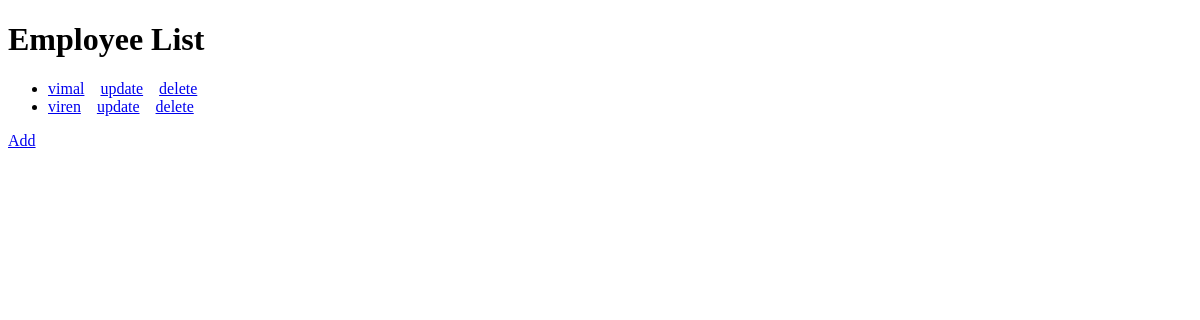
The app's page /employee/list/, older data.
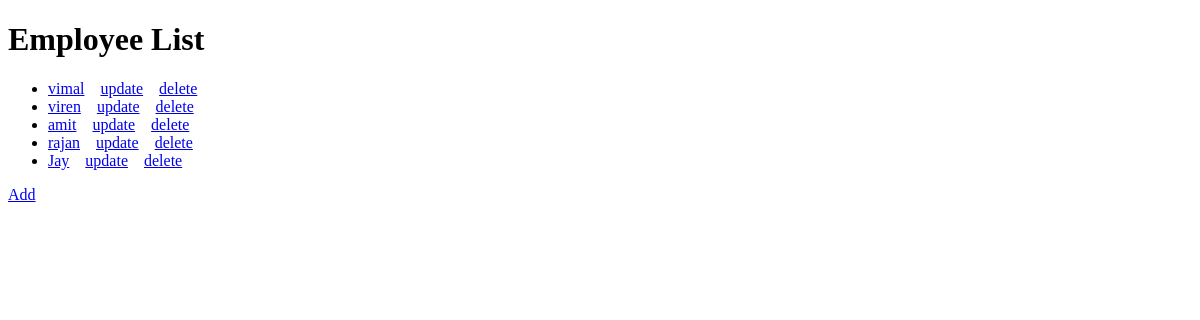
The same page, newer data.
### emp_app/models.py (models this page shows)
class employee(models.Model):
    name=models.CharField(max_length=70)
    address=models.TextField()
    phno=models.CharField(max_length=10)
    salary = models.IntegerField()

### emp_app/views.py (the view)
# urls.py: path("list/",employee_list,name="emp_list"),
def employee_list(request):
    emplist=employee.objects.all()
    return render(request,"emp_app/list.html",{
        "employee_list":emplist
    })

### emp_app/templates/emp_app/list.html (shortened to what this page needs)
<!DOCTYPE html>
<html lang="en">
<head>
</head>
<body>
    <h1> Employee List</h1>
    <ul>
        {% for employee in employee_list %}
            <li><a href="{% url 'emp-detail' employee.id %}">{{ employee.name }}</a>
                 &nbsp;&nbsp; <a href="{% url 'emp-update' employee.id %}">update</a>
                &nbsp;&nbsp; <a href="{% url 'emp-delete' employee.id %}">delete</a>
            </li>
        {% endfor %}
    </ul>
    <a href="{% url 'emp-new' %}"> Add </a>
</body>
</html>

Row changes from the older to the newer data that the page shows:
added employee: name "amit"
added employee: name "rajan"
added employee: name "Jay"
